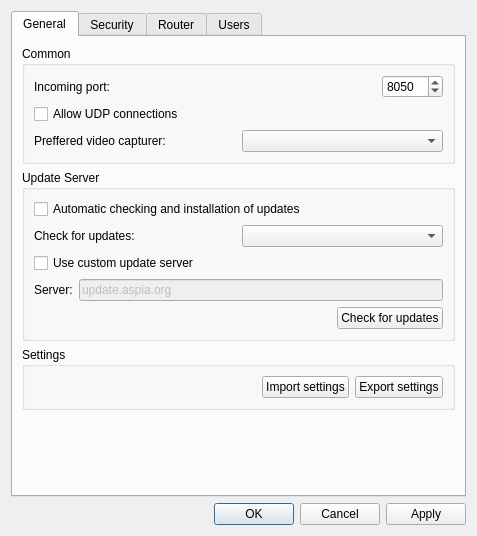
<?xml version="1.0" encoding="UTF-8"?>
<ui version="4.0">
 <class>ConfigDialog</class>
 <widget class="QDialog" name="ConfigDialog">
  <property name="geometry">
   <rect>
    <x>0</x>
    <y>0</y>
    <width>477</width>
    <height>536</height>
   </rect>
  </property>
  <property name="windowTitle">
   <string>Settings</string>
  </property>
  <layout class="QVBoxLayout" name="verticalLayout_10">
   <item>
    <widget class="QTabWidget" name="tab_bar">
     <property name="currentIndex">
      <number>0</number>
     </property>
     <widget class="QWidget" name="widget">
      <attribute name="title">
       <string>General</string>
      </attribute>
      <layout class="QVBoxLayout" name="verticalLayout_4">
       <item>
        <widget class="QGroupBox" name="groupBox">
         <property name="title">
          <string>Common</string>
         </property>
         <layout class="QGridLayout" name="gridLayout">
          <item row="0" column="0">
           <widget class="QLabel" name="label_port">
            <property name="text">
             <string>Incoming port:</string>
            </property>
           </widget>
          </item>
          <item row="0" column="1">
           <spacer name="horizontalSpacer_5">
            <property name="orientation">
             <enum>Qt::Orientation::Horizontal</enum>
            </property>
            <property name="sizeHint" stdset="0">
             <size>
              <width>260</width>
              <height>20</height>
             </size>
            </property>
           </spacer>
          </item>
          <item row="0" column="2">
           <widget class="QSpinBox" name="spinbox_port">
            <property name="minimum">
             <number>1</number>
            </property>
            <property name="maximum">
             <number>65535</number>
            </property>
            <property name="value">
             <number>8050</number>
            </property>
           </widget>
          </item>
          <item row="1" column="0" colspan="3">
           <widget class="QCheckBox" name="checkbox_allow_udp">
            <property name="text">
             <string>Allow UDP connections</string>
            </property>
           </widget>
          </item>
          <item row="2" column="0" colspan="3">
           <layout class="QHBoxLayout" name="horizontalLayout_2">
            <item>
             <widget class="QLabel" name="label_video_capturer">
              <property name="text">
               <string>Preffered video capturer:</string>
              </property>
             </widget>
            </item>
            <item>
             <widget class="QComboBox" name="combo_video_capturer"/>
            </item>
           </layout>
          </item>
         </layout>
        </widget>
       </item>
       <item>
        <widget class="QGroupBox" name="groupbox_update_server">
         <property name="title">
          <string>Update Server</string>
         </property>
         <layout class="QVBoxLayout" name="verticalLayout_6">
          <item>
           <widget class="QCheckBox" name="checkbox_auto_update">
            <property name="text">
             <string>Automatic checking and installation of updates</string>
            </property>
           </widget>
          </item>
          <item>
           <layout class="QHBoxLayout" name="horizontalLayout_9">
            <item>
             <widget class="QLabel" name="label_update_check_freq">
              <property name="text">
               <string>Check for updates:</string>
              </property>
             </widget>
            </item>
            <item>
             <widget class="QComboBox" name="combobox_update_check_freq"/>
            </item>
           </layout>
          </item>
          <item>
           <widget class="QCheckBox" name="checkbox_use_custom_server">
            <property name="text">
             <string>Use custom update server</string>
            </property>
           </widget>
          </item>
          <item>
           <layout class="QHBoxLayout" name="horizontalLayout_6">
            <item>
             <widget class="QLabel" name="label_update_server">
              <property name="text">
               <string>Server:</string>
              </property>
             </widget>
            </item>
            <item>
             <widget class="QLineEdit" name="edit_update_server">
              <property name="enabled">
               <bool>false</bool>
              </property>
              <property name="text">
               <string notr="true">update.aspia.org</string>
              </property>
             </widget>
            </item>
           </layout>
          </item>
          <item>
           <layout class="QHBoxLayout" name="horizontalLayout_7">
            <item>
             <spacer name="horizontalSpacer_3">
              <property name="orientation">
               <enum>Qt::Orientation::Horizontal</enum>
              </property>
              <property name="sizeHint" stdset="0">
               <size>
                <width>40</width>
                <height>20</height>
               </size>
              </property>
             </spacer>
            </item>
            <item>
             <widget class="QPushButton" name="button_check_updates">
              <property name="text">
               <string>Check for updates</string>
              </property>
             </widget>
            </item>
           </layout>
          </item>
         </layout>
        </widget>
       </item>
       <item>
        <widget class="QGroupBox" name="groupbox_import_export">
         <property name="title">
          <string>Settings</string>
         </property>
         <layout class="QHBoxLayout" name="horizontalLayout_3">
          <item>
           <spacer name="horizontalSpacer_2">
            <property name="orientation">
             <enum>Qt::Orientation::Horizontal</enum>
            </property>
            <property name="sizeHint" stdset="0">
             <size>
              <width>192</width>
              <height>20</height>
             </size>
            </property>
           </spacer>
          </item>
          <item>
           <widget class="QPushButton" name="button_import">
            <property name="text">
             <string>Import settings</string>
            </property>
           </widget>
          </item>
          <item>
           <widget class="QPushButton" name="button_export">
            <property name="text">
             <string>Export settings</string>
            </property>
           </widget>
          </item>
         </layout>
        </widget>
       </item>
       <item>
        <spacer name="verticalSpacer_2">
         <property name="orientation">
          <enum>Qt::Orientation::Vertical</enum>
         </property>
         <property name="sizeHint" stdset="0">
          <size>
           <width>20</width>
           <height>0</height>
          </size>
         </property>
        </spacer>
       </item>
      </layout>
     </widget>
     <widget class="QWidget" name="tab_security">
      <attribute name="title">
       <string>Security</string>
      </attribute>
      <layout class="QVBoxLayout" name="verticalLayout_11">
       <item>
        <widget class="QGroupBox" name="groupbox_pass_protect">
         <property name="title">
          <string>Password Protection of Settings</string>
         </property>
         <layout class="QHBoxLayout" name="horizontalLayout_8">
          <item>
           <spacer name="horizontalSpacer_4">
            <property name="orientation">
             <enum>Qt::Orientation::Horizontal</enum>
            </property>
            <property name="sizeHint" stdset="0">
             <size>
              <width>173</width>
              <height>17</height>
             </size>
            </property>
           </spacer>
          </item>
          <item>
           <widget class="QPushButton" name="button_change_password">
            <property name="text">
             <string>Change password</string>
            </property>
           </widget>
          </item>
          <item>
           <widget class="QPushButton" name="button_pass_protection">
            <property name="text">
             <string notr="true">Install</string>
            </property>
           </widget>
          </item>
         </layout>
        </widget>
       </item>
       <item>
        <widget class="QGroupBox" name="groupbox_onetime_pass">
         <property name="title">
          <string>One-time Password</string>
         </property>
         <layout class="QVBoxLayout" name="verticalLayout_2">
          <item>
           <widget class="QCheckBox" name="checkbox_onetime_password">
            <property name="text">
             <string>Enable one-time password</string>
            </property>
           </widget>
          </item>
          <item>
           <layout class="QFormLayout" name="formLayout_2">
            <item row="0" column="0">
             <widget class="QLabel" name="label_onetime_pass_change">
              <property name="text">
               <string>Change password:</string>
              </property>
             </widget>
            </item>
            <item row="0" column="1">
             <widget class="QComboBox" name="combobox_onetime_pass_change"/>
            </item>
            <item row="1" column="0">
             <widget class="QLabel" name="label_onetime_pass_chars">
              <property name="text">
               <string>Characters:</string>
              </property>
             </widget>
            </item>
            <item row="1" column="1">
             <widget class="QComboBox" name="combobox_onetime_pass_chars"/>
            </item>
            <item row="2" column="0">
             <widget class="QLabel" name="label_onetime_pass_char_count">
              <property name="text">
               <string>Characters count:</string>
              </property>
             </widget>
            </item>
            <item row="2" column="1">
             <widget class="QSpinBox" name="spinbox_onetime_pass_char_count">
              <property name="minimum">
               <number>6</number>
              </property>
              <property name="maximum">
               <number>16</number>
              </property>
             </widget>
            </item>
           </layout>
          </item>
         </layout>
        </widget>
       </item>
       <item>
        <widget class="QGroupBox" name="groupbox_conn_confirm">
         <property name="title">
          <string>Connection Confirmation</string>
         </property>
         <layout class="QVBoxLayout" name="verticalLayout_3">
          <item>
           <widget class="QCheckBox" name="checkbox_conn_confirm_require">
            <property name="text">
             <string>Require confirmation when connected to a computer</string>
            </property>
           </widget>
          </item>
          <item>
           <layout class="QFormLayout" name="formLayout_3">
            <item row="0" column="0">
             <widget class="QLabel" name="label_conn_confirm_auto">
              <property name="text">
               <string>Automatic confirmation of connection via:</string>
              </property>
             </widget>
            </item>
            <item row="0" column="1">
             <widget class="QComboBox" name="combobox_conn_confirm_auto"/>
            </item>
            <item row="1" column="0">
             <widget class="QLabel" name="label_no_user_action">
              <property name="text">
               <string>If there is no active user:</string>
              </property>
             </widget>
            </item>
            <item row="1" column="1">
             <widget class="QComboBox" name="combobox_no_user_action"/>
            </item>
           </layout>
          </item>
         </layout>
        </widget>
       </item>
       <item>
        <widget class="QGroupBox" name="groupBox_2">
         <property name="title">
          <string>Other</string>
         </property>
         <layout class="QVBoxLayout" name="verticalLayout_9">
          <item>
           <widget class="QCheckBox" name="checkbox_disable_shutdown">
            <property name="text">
             <string>Disable Aspia shutdown</string>
            </property>
           </widget>
          </item>
         </layout>
        </widget>
       </item>
       <item>
        <spacer name="verticalSpacer_5">
         <property name="orientation">
          <enum>Qt::Orientation::Vertical</enum>
         </property>
         <property name="sizeHint" stdset="0">
          <size>
           <width>20</width>
           <height>0</height>
          </size>
         </property>
        </spacer>
       </item>
      </layout>
     </widget>
     <widget class="QWidget" name="tab_router">
      <attribute name="title">
       <string>Router</string>
      </attribute>
      <layout class="QVBoxLayout" name="verticalLayout_5">
       <item>
        <widget class="QCheckBox" name="checkbox_enable_router">
         <property name="text">
          <string>Enable the use of a router</string>
         </property>
        </widget>
       </item>
       <item>
        <layout class="QHBoxLayout" name="horizontalLayout_5">
         <item>
          <widget class="QLabel" name="label_router_address">
           <property name="enabled">
            <bool>false</bool>
           </property>
           <property name="text">
            <string>Address:</string>
           </property>
          </widget>
         </item>
         <item>
          <widget class="QLineEdit" name="edit_router_address">
           <property name="enabled">
            <bool>false</bool>
           </property>
          </widget>
         </item>
        </layout>
       </item>
       <item>
        <widget class="QLabel" name="label_router_public_key">
         <property name="enabled">
          <bool>false</bool>
         </property>
         <property name="text">
          <string>Public Key:</string>
         </property>
        </widget>
       </item>
       <item>
        <widget class="QPlainTextEdit" name="edit_router_public_key">
         <property name="enabled">
          <bool>false</bool>
         </property>
        </widget>
       </item>
       <item>
        <widget class="QLabel" name="label_2">
         <property name="text">
          <string>A router is required to connect to a computer if there is no direct connection (bypass NAT). Aspia does not provide a public router, but you can install your own. You can download the router on the &lt;a href=&quot;https://aspia.org&quot;&gt;official website&lt;/a&gt;.</string>
         </property>
         <property name="alignment">
          <set>Qt::AlignmentFlag::AlignJustify|Qt::AlignmentFlag::AlignVCenter</set>
         </property>
         <property name="wordWrap">
          <bool>true</bool>
         </property>
         <property name="openExternalLinks">
          <bool>true</bool>
         </property>
        </widget>
       </item>
      </layout>
     </widget>
     <widget class="QWidget" name="tab_users">
      <attribute name="title">
       <string>Users</string>
      </attribute>
      <layout class="QHBoxLayout" name="horizontalLayout">
       <item>
        <layout class="QVBoxLayout" name="verticalLayout">
         <item>
          <widget class="QPushButton" name="button_add">
           <property name="sizePolicy">
            <sizepolicy hsizetype="Fixed" vsizetype="Fixed">
             <horstretch>0</horstretch>
             <verstretch>0</verstretch>
            </sizepolicy>
           </property>
           <property name="toolTip">
            <string>Add new user</string>
           </property>
           <property name="text">
            <string/>
           </property>
           <property name="icon">
            <iconset resource="../../common/resources/common.qrc">
             <normaloff>:/img/add.svg</normaloff>:/img/add.svg</iconset>
           </property>
           <property name="iconSize">
            <size>
             <width>24</width>
             <height>24</height>
            </size>
           </property>
          </widget>
         </item>
         <item>
          <widget class="QPushButton" name="button_modify">
           <property name="sizePolicy">
            <sizepolicy hsizetype="Fixed" vsizetype="Fixed">
             <horstretch>0</horstretch>
             <verstretch>0</verstretch>
            </sizepolicy>
           </property>
           <property name="toolTip">
            <string>Edit user</string>
           </property>
           <property name="text">
            <string/>
           </property>
           <property name="icon">
            <iconset resource="../../common/resources/common.qrc">
             <normaloff>:/img/pencil-drawing.svg</normaloff>:/img/pencil-drawing.svg</iconset>
           </property>
           <property name="iconSize">
            <size>
             <width>24</width>
             <height>24</height>
            </size>
           </property>
          </widget>
         </item>
         <item>
          <widget class="QPushButton" name="button_delete">
           <property name="sizePolicy">
            <sizepolicy hsizetype="Fixed" vsizetype="Fixed">
             <horstretch>0</horstretch>
             <verstretch>0</verstretch>
            </sizepolicy>
           </property>
           <property name="toolTip">
            <string>Delete user</string>
           </property>
           <property name="text">
            <string/>
           </property>
           <property name="icon">
            <iconset resource="../../common/resources/common.qrc">
             <normaloff>:/img/cancel.svg</normaloff>:/img/cancel.svg</iconset>
           </property>
           <property name="iconSize">
            <size>
             <width>24</width>
             <height>24</height>
            </size>
           </property>
          </widget>
         </item>
         <item>
          <spacer name="verticalSpacer">
           <property name="orientation">
            <enum>Qt::Orientation::Vertical</enum>
           </property>
           <property name="sizeHint" stdset="0">
            <size>
             <width>20</width>
             <height>40</height>
            </size>
           </property>
          </spacer>
         </item>
        </layout>
       </item>
       <item>
        <widget class="QTreeWidget" name="tree_users">
         <property name="contextMenuPolicy">
          <enum>Qt::ContextMenuPolicy::CustomContextMenu</enum>
         </property>
         <property name="indentation">
          <number>0</number>
         </property>
         <property name="sortingEnabled">
          <bool>true</bool>
         </property>
         <column>
          <property name="text">
           <string>Users</string>
          </property>
         </column>
        </widget>
       </item>
      </layout>
     </widget>
    </widget>
   </item>
   <item>
    <widget class="DialogButtonBox" name="button_box">
     <property name="standardButtons">
      <set>QDialogButtonBox::StandardButton::Apply|QDialogButtonBox::StandardButton::Cancel|QDialogButtonBox::StandardButton::Ok</set>
     </property>
    </widget>
   </item>
  </layout>
  <action name="action_add">
   <property name="icon">
    <iconset resource="../../common/resources/common.qrc">
     <normaloff>:/img/add.svg</normaloff>:/img/add.svg</iconset>
   </property>
   <property name="text">
    <string>Add</string>
   </property>
  </action>
  <action name="action_modify">
   <property name="icon">
    <iconset resource="../../common/resources/common.qrc">
     <normaloff>:/img/pencil-drawing.svg</normaloff>:/img/pencil-drawing.svg</iconset>
   </property>
   <property name="text">
    <string>Modify</string>
   </property>
  </action>
  <action name="action_delete">
   <property name="icon">
    <iconset resource="../../common/resources/common.qrc">
     <normaloff>:/img/cancel.svg</normaloff>:/img/cancel.svg</iconset>
   </property>
   <property name="text">
    <string>Delete</string>
   </property>
  </action>
 </widget>
 <customwidgets>
  <customwidget>
   <class>DialogButtonBox</class>
   <extends>QDialogButtonBox</extends>
   <header>common/ui/dialog_button_box.h</header>
  </customwidget>
 </customwidgets>
 <resources>
  <include location="../../common/resources/common.qrc"/>
 </resources>
 <connections/>
</ui>
